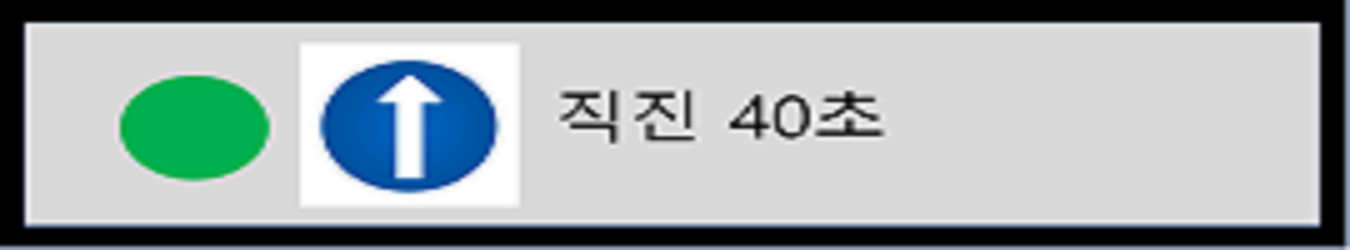
#> input picture nextlevel_files/3projec_0125/3projec/img/1_re.png, 2700 x 500 px (shown at 1/2 size)
$ python tkinter.py
#> lines starting #> are read from the running program, lines starting #| are printed output that depends on the picture
import numpy as np
import glob
import cv2


# 원본 이미지
src = cv2.imread('img/1_re.png')
#> src is the input picture: shape (500, 2700, 3); mean B, G, R 167, 165.6, 155.1
# cv2.imshow("org",src)


resize_img = cv2.resize(src, dsize=(0, 0), fx=0.12, fy=0.1, interpolation=cv2.INTER_AREA)
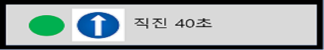
#> resize_img: shape (50, 324, 3); mean B, G, R 167, 165.6, 155.1
height, width = src.shape[:2]
#> height = 500; width = 2700
#가로 ,세로
mat = np.float32([[1, 0, 0], [0, 1, -15]])
tran = cv2.warpAffine(resize_img, mat, (width,height))
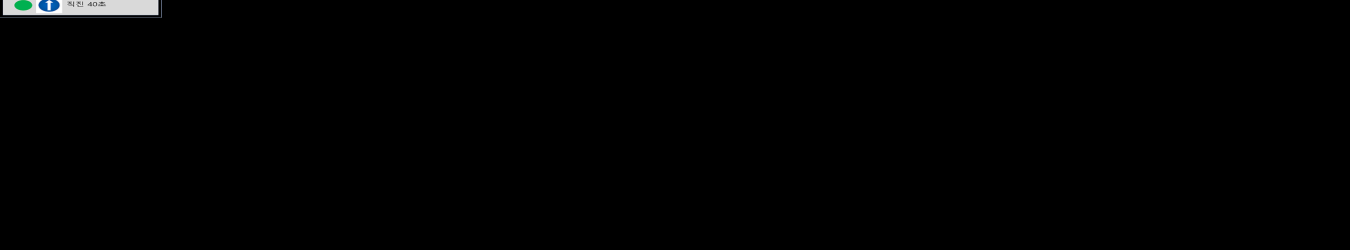
#> tran: shape (500, 2700, 3) (shown at 1/2 size); mean B, G, R 1.5, 1.5, 1.3

cv2.namedWindow('tran',cv2.WND_PROP_FULLSCREEN)
cv2.setWindowProperty('tran', cv2.WND_PROP_FULLSCREEN, cv2.WINDOW_FULLSCREEN)

cv2.imshow("tran", tran)

cv2.waitKey(0)
